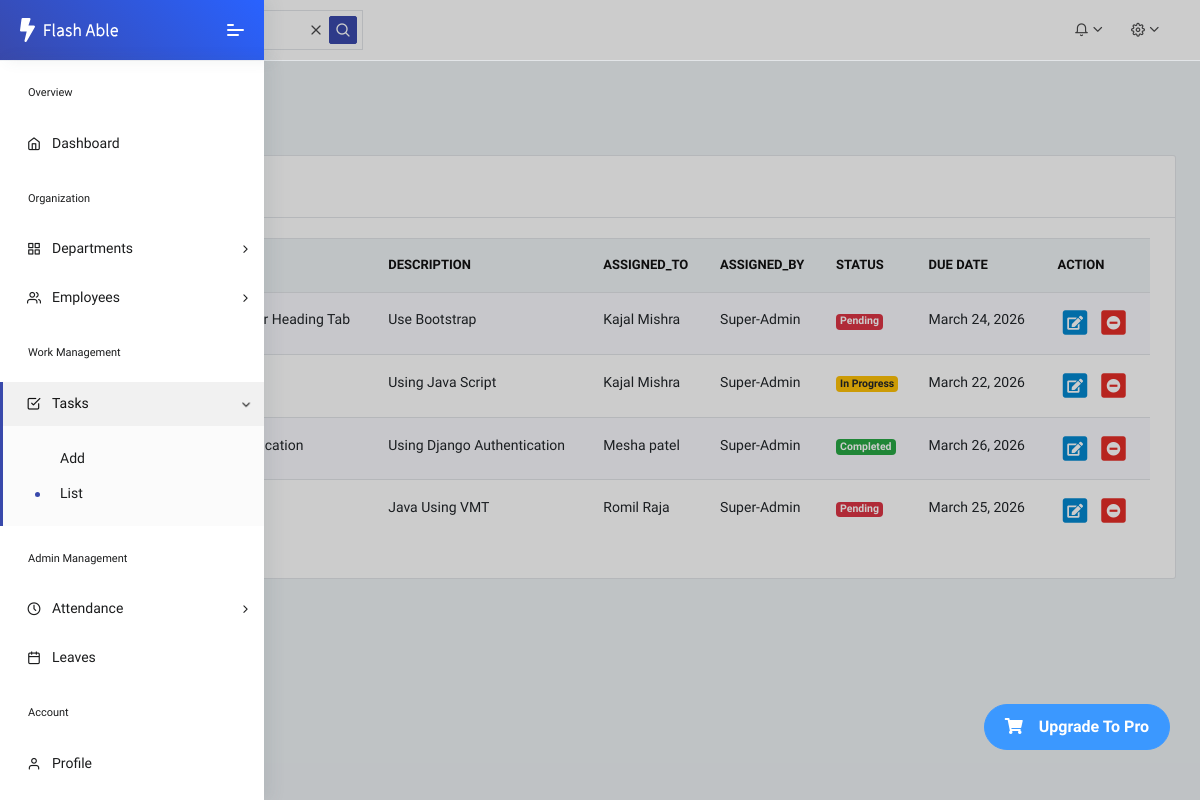
The app's page /list_task/, older data.
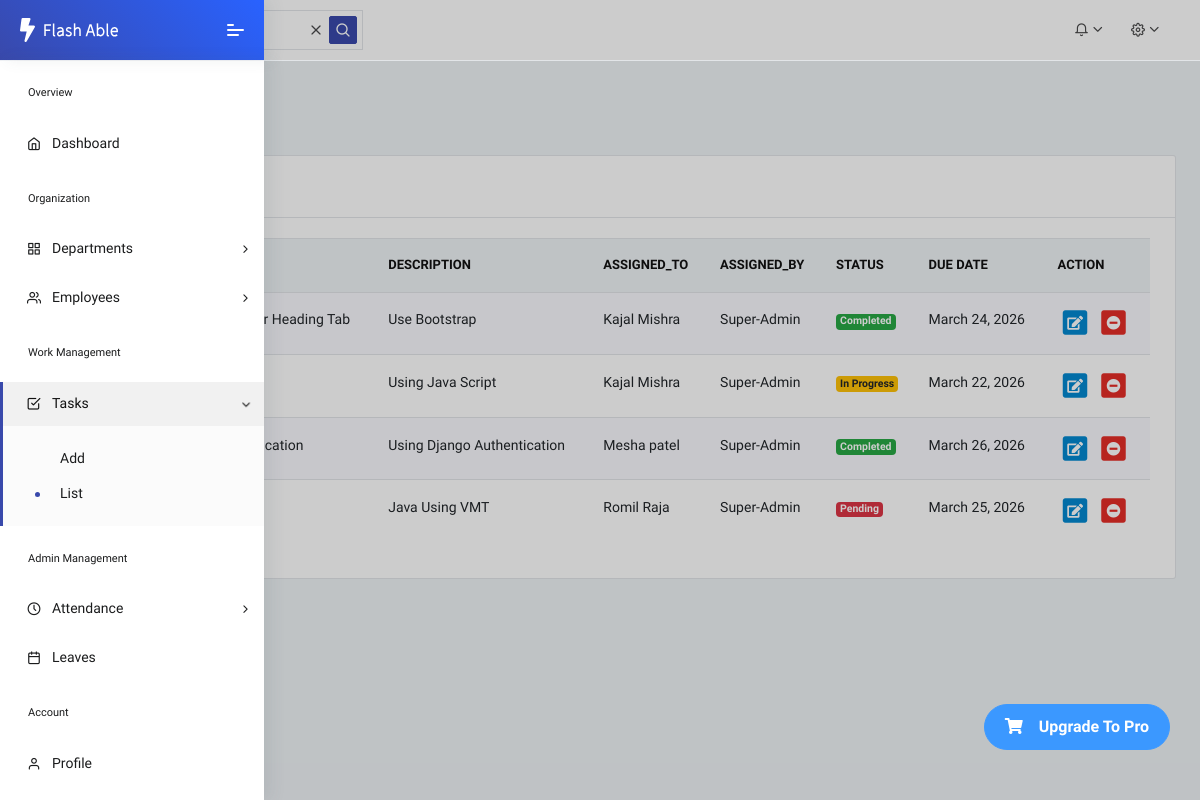
The same page, newer data.
### core/models.py (models this page shows, shortened)
class Task(models.Model):
    STATUS = [
        ("Pending", "Pending"),
        ("In Progress", "In Progress"),
        ("Completed", "Completed"),
    ]
    title = models.CharField(max_length=200)
    description = models.TextField()
    assigned_to = models.ForeignKey(
        User,
        on_delete=models.CASCADE,
        related_name="tasks"
    )
    assigned_by = models.ForeignKey(
        User,
        on_delete=models.SET_NULL,
        null=True,
        related_name="created_tasks"
    )
    status = models.CharField(
        max_length=20,
        choices=STATUS,
        default="Pending"
    )
    due_date = models.DateField()
    created_at = models.DateTimeField(auto_now_add=True)

class User(AbstractUser):
    ROLE_CHOICES = [
        ("ADMIN", "Admin"),
        ("EMPLOYEE", "Employee"),
    ]
    role = models.CharField(max_length=20, choices=ROLE_CHOICES)
    phone = models.CharField(max_length=15, blank=True)
    address = models.TextField(blank=True)
    email = models.EmailField(unique = True)
    profile_pic = models.ImageField(
        upload_to="profile_pics/",
        default="profile_pics/default.png",
        blank=True
    )
    otp = models.IntegerField(null=True, blank=True)
    otp_created_at = models.DateTimeField(null=True,blank=True)
    otp_attempts = models.IntegerField(default=0)

### core/views.py (the view)
# urls.py: path('list_task/', views.list_task, name='list-task'),
def list_task(request):
    tasks = Task.objects.select_related("assigned_to", "assigned_by").order_by('-id')
    context = {
        'tasks' : tasks
    }
    return render(request,'tasks/task_list.html',context)

### core/templates/tasks/Task_list.html (shortened to what the changed rows need)
{% extends 'dashboard/Admin_Dashboard.html' %}
{% load static %}
{% block mein %}
<div class="pcoded-main-container">
    <div class="pcoded-wrapper">
        <div class="pcoded-content">
            <div class="pcoded-inner-content">
                <div class="main-body">
                    <div class="page-wrapper">
                        <div class="row">
                            <div class="col-xl-12">
                                <div class="card">
                                    <div class="card-body table-border-style">
                                        <div class="table-responsive">
                                            <table class="table table-striped">
                                                <thead>
                                                    <tr>
                                                        <th>#</th>
                                                        <th>Title</th>
                                                        <th>Description</th>
                                                        <th>assigned_to</th>
                                                        <th>assigned_by</th>
                                                        <th>Status</th>
                                                        <th>Due Date</th>
                                                        <th>Action</th>
                                                    </tr>
                                                </thead>
                                                <tbody>
                                                    {% for t in tasks %}
                                                    <tr>
                                                        <td>{{t.id}}</td>
                                                        <td>{{t.title}}</td>
                                                        <td>{{t.description}}</td>
                                                        <td>{{t.assigned_to.first_name}} {{t.assigned_to.last_name}}</td>
                                                        <td>{{t.assigned_by.username}}</td>
                                                        <td>
                                                        {% if t.status == "Pending" %}
                                                        <span class="badge badge-danger">Pending</span>
                                                        {% elif t.status == "In Progress" %}
                                                        <span class = "badge badge-warning">In Progress</span>
                                                        {% else %}
                                                        <span class="badge badge-success">Completed</span>
                                                        {% endif %}
                                                        </td>
                                                        <td>{{t.due_date}}</td>
                                                        <td>
                                                            <a href="{% url 'task-edit' pk=t.id %}" class="table-link  text-info">
                                                                <span class="fa-stack">
                                                                    <i class="fa fa-square fa-stack-2x"></i>
                                                                    <i class="fa fa-edit fa-stack-1x fa-inverse"></i>
                                                                </span>
                                                            </a>
                                                            <a href="{% url 'task-delete' pk=t.id %}" class="table-link text-danger">
                                                                <span class="fa-stack">
                                                                    <i class="fa fa-square fa-stack-2x"></i>
                                                                    <i class="fa fa-minus-circle fa-stack-1x fa-inverse"></i>
                                                                </span>
                                                            </a>
                                                        </td>
                                                    </tr>
                                                   {% endfor %}
                                                </tbody>
                                            </table>
                                        </div>
                                    </div>
                                </div>
                            </div>
                        </div>
                    </div>
                </div>
            </div>
        </div>
    </div>
</div>
{% endblock %}

Row changes from the older to the newer data that the page shows:
changed Task "Create CSS For Heading Tab": status "Pending" → "Completed"
